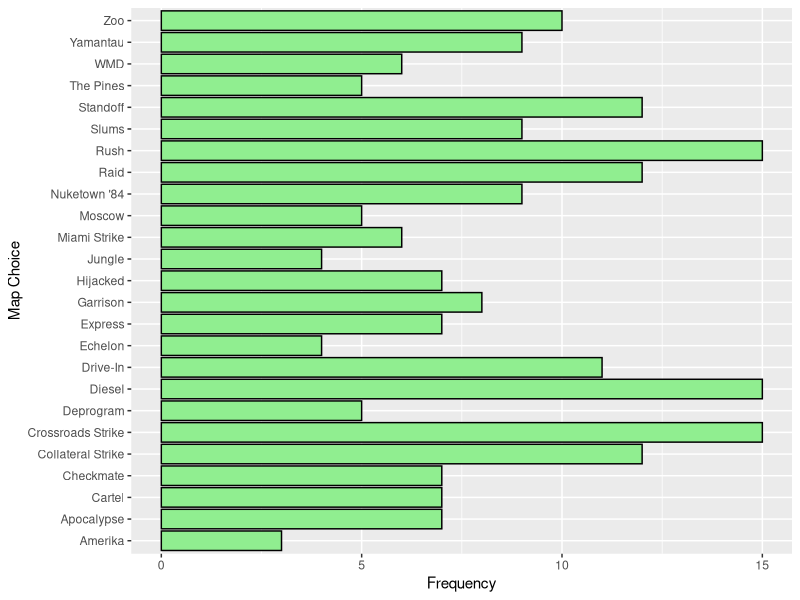
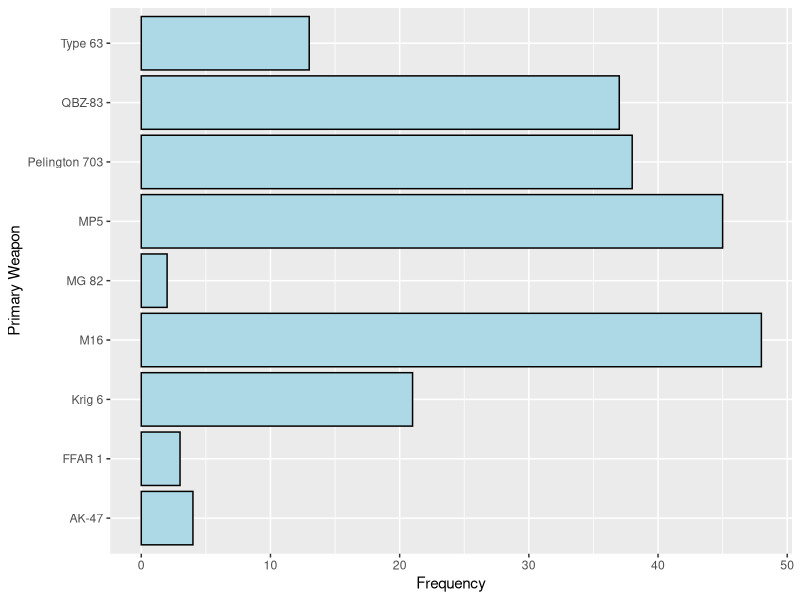
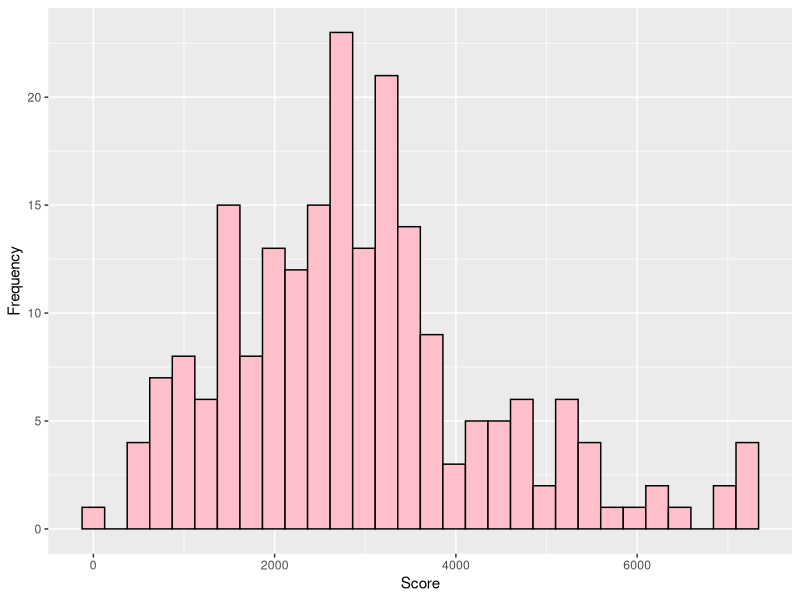
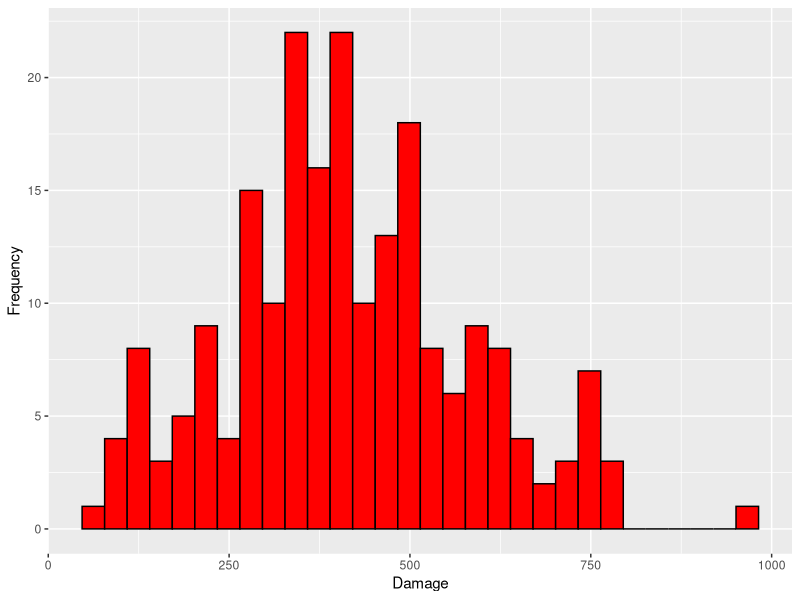
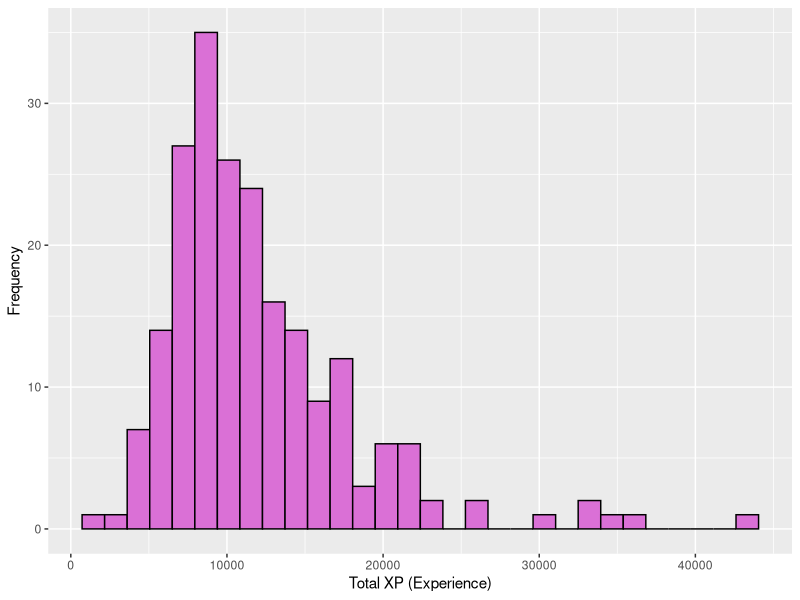
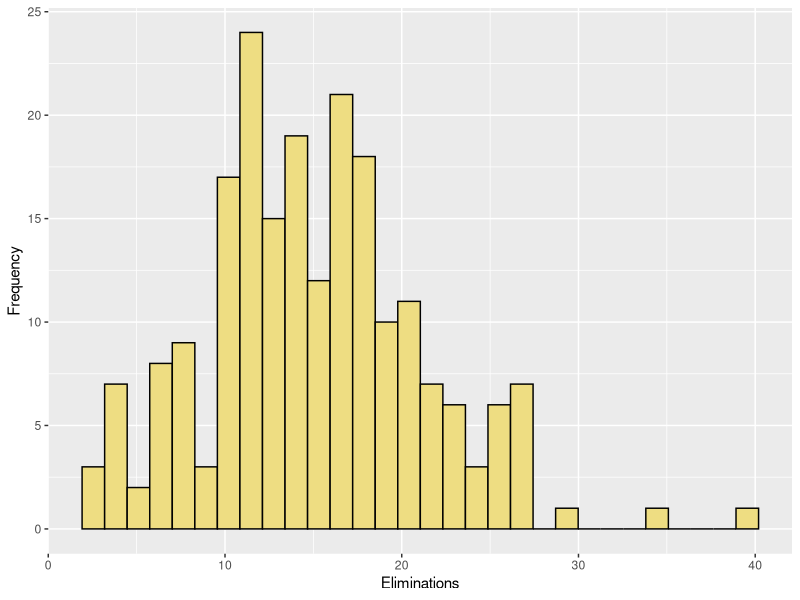
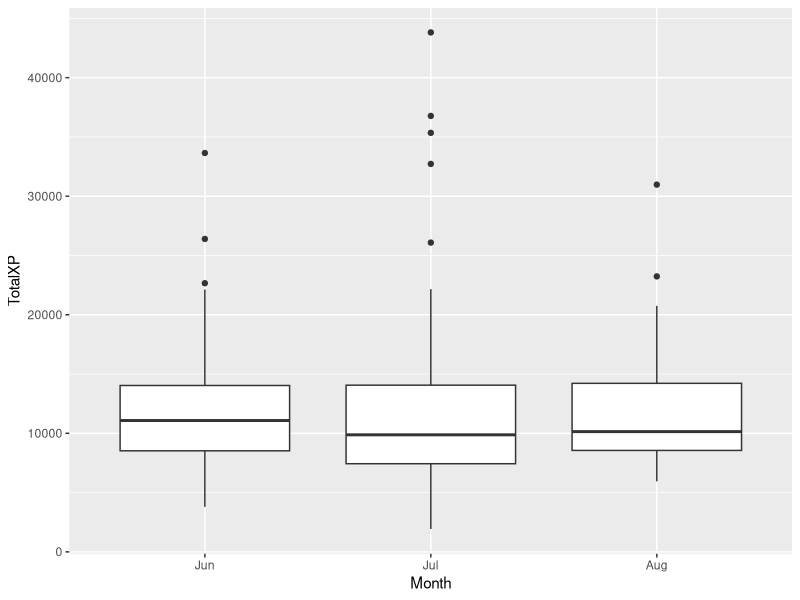
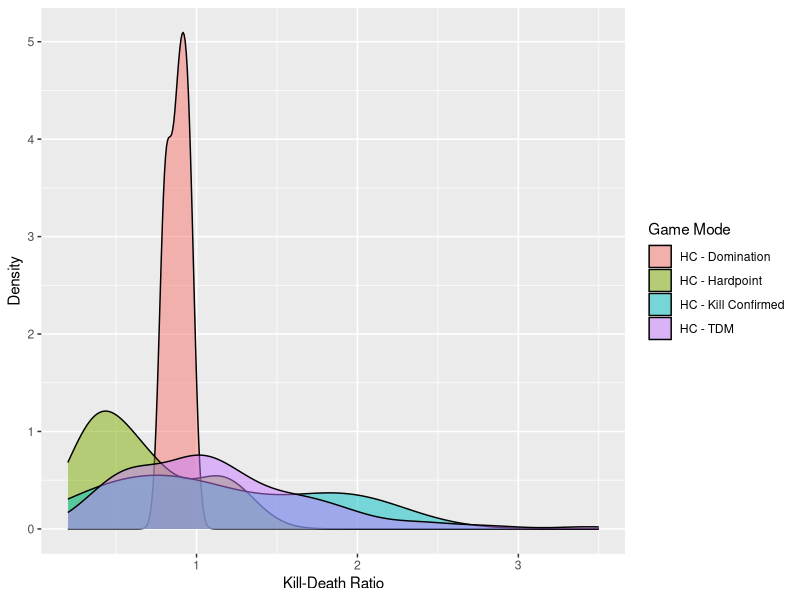

The R script that drew these images, in order:
## ---- chunk 1
remove(list = ls())
#Load Libraries
library(tidyverse)
library(readxl)
library(lubridate)
## ---- chunk 2
Games <- read_excel("Datasets/CODGames2_mp.xlsx")
## ---- chunk 3
Choice <- 
  Games %>%
  group_by(Choice) %>%
  summarise(count = n())%>%
  arrange(desc(count))

Choice <- na.omit(Choice)

head(Choice)
## ---- chunk 4
# Filter out NA values from the 'Choice' column
Games_filtered <- Games[!is.na(Games$Choice), ]

# Plotting the bar chart
ggplot(data = Games_filtered, 
       mapping = aes(x = Choice)) + 
  geom_bar(fill = "lightgreen", color = "black") + 
  labs(x = "Map Choice", y = "Frequency") + 
  coord_flip()
## ---- chunk 5
PrimaryWeapon <- 
  Games %>%
  group_by(PrimaryWeapon) %>%
  summarise(count = n())%>%
  arrange(desc(count))

head(PrimaryWeapon)
## ---- chunk 6
ggplot(data = Games, 
       mapping = aes(x = PrimaryWeapon)) + 
  geom_bar(fill = "lightblue", color = "black") + 
  labs(x = "Primary Weapon", y = "Frequency") + 
  coord_flip()
## ---- chunk 7
summary(Games$Score)
## ---- chunk 8
ggplot(data = Games, 
       mapping = aes(x = Score)) + 
  geom_histogram(fill = "pink", color = "black") + 
  labs(x = "Score", y = "Frequency")
## ---- chunk 9
summary(Games$Damage)
## ---- chunk 10
ggplot(data = Games, 
       mapping = aes(x = Damage)) + 
  geom_histogram(fill = "red", color = "black") + 
  labs(x = "Damage", y = "Frequency")
## ---- chunk 11
summary(Games$TotalXP)
## ---- chunk 12
ggplot(data = Games, 
       mapping = aes(x = TotalXP)) + 
  geom_histogram(fill = "orchid", color = "black") + 
  labs(x = "Total XP (Experience)", y = "Frequency")
## ---- chunk 13
summary(Games$Eliminations)
## ---- chunk 14
ggplot(data = Games, 
       mapping = aes(x = Eliminations)) + 
  geom_histogram(fill = "lightgoldenrod", color = "black") + 
  labs(x = "Eliminations", y = "Frequency")
## ---- chunk 15
#Making the month variable as a factor from the Date variable and assigning to a new dataset
GamesMonths <- 
  Games %>%
  mutate(Month = as.factor(month(Date, label = TRUE)))

ggplot(GamesMonths, aes(x = Month, y = TotalXP)) +
  geom_boxplot()
## ---- chunk 16
CODGamesKD = Games %>%
  mutate(KD = Eliminations / Deaths)

head(CODGamesKD)
## ---- chunk 17
ggplot(data = CODGamesKD, mapping = aes(x = KD)) +
  geom_density(aes(fill = factor(GameType)), alpha = .5) +
  labs(x = "Kill-Death Ratio",
        y= "Density",
        fill = "Game Mode")
## ---- chunk 18
CODGamesKD %>%
  group_by(GameType) %>%
  summarize(avg_KD = mean(KD, na.rm = TRUE)) %>%
  arrange(desc(avg_KD))
